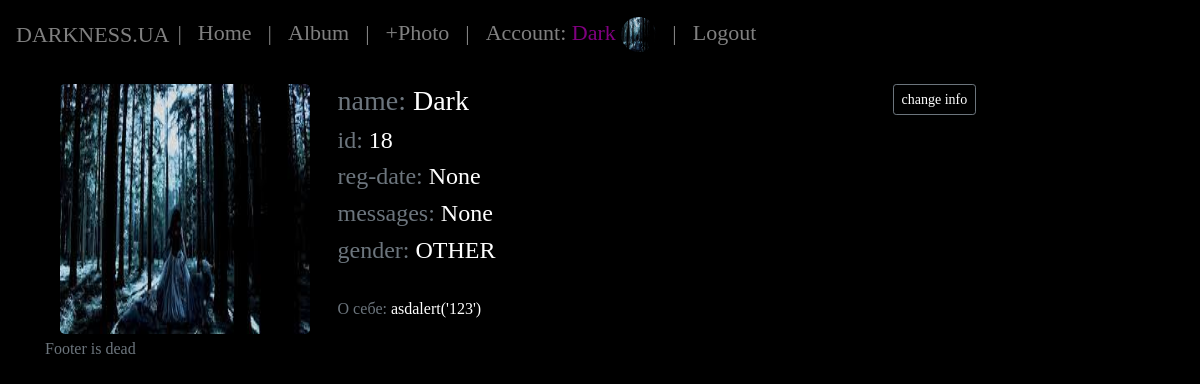
The page /dark/user/18 (signed in) on the database its author committed.
### main/models.py (models this page shows, shortened)
class User(models.Model):
    name = models.CharField(max_length=100, default='')
    email = models.CharField(max_length=100, default='')
    password = models.CharField(max_length=100, default='')
    profile_photo = models.ImageField(upload_to='user/images', blank=True)
    gender_choices = (
        ('MALE', 'Male'),
        ('FEMALE', 'Female'),
        ('OTHER', 'Other'),
    )
    gender = models.CharField(max_length=6, choices=gender_choices, default='MALE')
    messages_count = models.IntegerField(null=True, blank=True)
    registration_date = models.DateField(null=True, blank=True)
    title = models.CharField(max_length=150, null=True, blank=True)
    text_color_chices = (
        ('lime', 'lime'),
        ('crimson', 'crimson'),
        ('cyan', 'cyan'),
    )
    text_color = models.CharField(max_length=20, choices=text_color_chices, default='crimson')

### main/views.py (the view)
# urls.py: path('user/<int:id>', UserDetail.as_view(), name='user_profile'),
class UserDetail(CommonContextMixin, DetailView):
    template_name = 'main/user_profile.html'
    model = User
    context_object_name = 'user_profile'
    def get_object(self, queryset=None):
        id = self.kwargs.get('id', 0)
        return get_object_or_404(User, id=id)

### main/views.py (called while the page is built)
    def get_common_data(self, request, **kwargs):
        context = kwargs
        new_photos = Image.objects.order_by('-pub_date')[:6]
        new_videos = Video.objects.order_by('-pub_date')[:5]
        messages = Message.objects.order_by('-pub_date')
        context['new_photos'] = new_photos
        context['new_videos'] = new_videos
        context['messages'] = messages
        context['timeformat'] = time.strftime
        context['user_id'] = request.session.get('user_id', 0)
        context['user_name'] = request.session.get('user_name', '')
        context['is_authorizate'] = request.session.get('is_authorizate', False)
        if context['user_id']:
            context['avatar'] = User.objects.get(id=context['user_id']).profile_photo
        return context

    def get_context_data(self, **kwargs):
        context = super().get_context_data(**kwargs)
        common = self.get_common_data(self.request, **kwargs)
        return dict(list(context.items()) + list(common.items()))

### main/templates/main/user_profile.html (shortened to what this page needs)
{% extends "main/base.html" %}
{% block body %}
    <div class="container">
        <div class="row">
            <div class="col-3">
                {% if user_profile.profile_photo %}
                <img id="avatar" width="250px" height="250px" src="{{ user_profile.profile_photo.url }}">
                {% else %}
                 <div class="bg-dark" style="width: 250px; height: 250px" src=""></div>
                {% endif %}
            </div>
            <div class="col-6">
                <h3 class="text-white"><span class="text-muted">name:</span> {{ user_profile.name }}</h3>
                 <h4 class="text-white"><span class="text-muted">id:</span> {{ user_profile.id }}</h4>
                 <h4 class="text-white"><span class="text-muted">reg-date:</span> {{ user_profile.registration_date }}</h4>
                 <h4 class="text-white"><span class="text-muted">messages:</span> {{ user_profile.messages_count }}</h4>
                <h4 class="text-white"><span class="text-muted">gender:</span> {{ user_profile.gender }}</h4>
                    <br>
                <p><span class="text-muted">О себе:</span> {{ user_profile.title }}</p>
            </div>
            <div class="col-3">
                {% if is_authorizate%}
                <a class="btn text-white btn-sm btn-outline-secondary" href="{% url 'update_profile' user_profile.id %}">
                    change info
                </a>
                {% endif %}
            </div>
        </div>
    </div>
{% endblock %}

### main/templates/main/base.html (shortened to what this page needs)
<!DOCTYPE html>
<html lang="en">
<head>
    <link rel="stylesheet" href="https://cdn.jsdelivr.net/npm/bootstrap@4.3.1/dist/css/bootstrap.min.css">
</head>
<body class="darkback">
    {% load static %}
    <header class="darkback" style="font-size: 22px;">
      <nav class="darkback navbar navbar-expand-md navbar-dark fixed-top ">
        <a  href="{% url 'home' %}">DARKNESS.UA</a>
       <div class="collapse navbar-collapse" id="navbarCollapse">
          <ul class="navbar-nav mr-auto">
                <li class="nav-item">
            <a class="nav-link">|</a>
            </li>
            <li class="nav-item">
              <a class="nav-link" href="{% url 'home'  %}">Home <span class="sr-only">(current)</span></a>
            </li>
               <li class="nav-item">
            <a class="nav-link">|</a>
            </li>
            <li class="nav-item">
              <a class="nav-link" href="{% url 'album/list' 1 %}">Album</a>
            </li>
              {% if is_authorizate %}
               <li class="nav-item">
                <a class="nav-link">|</a>
                </li>
            <li class="nav-item">
                <a class="nav-link" href="{% url 'add_photo' %}">
                    +Photo
                </a>
            </li>
              {% endif %}
            <li class="nav-item">
            <a class="nav-link">|</a>
            </li>
              {% if is_authorizate %}
               <li class="nav-item">
                <span class="nav-link"> Account:
                    <a style="color: purple;" href="{% url 'user_profile' user_id %}">{{ user_name }}</a>
                    {% if avatar %}
                        {% if avatar.url %}
                             <img style="border-radius: 50%;" src="{{ avatar.url }}" width="35px" height="35px">
                        {% endif %}
                    {% endif %}
                </span>
               </li>
                <li class="nav-item">
                <a class="nav-link">|</a>
                </li>
             <li class="nav-item">
                <a class="nav-link" href="{% url 'logout' %}">
                    Logout
                </a>
              </li>
              {% endif %}
          </ul>
        </div>
      </nav>
    </header>
    <br>
    <main style="margin-top: 60px;" role="main" class="container">
      {% block body %} {% endblock %}
    </main>
    <footer class="footer">
      <div class="container">
        <span class="text-muted">Footer is dead</span>
      </div>
    </footer>
</body>
</html>

### main/templates/main/base.html (style rules this page uses)
body { background-image: url(https://w0.peakpx.com/wallpaper/260/23/HD-wallpaper-depressive-forest-forest-depressive-dark-grey-black-night.jpg); color: white; background-repeat: repeat-x; background-attachment: fixed, fixed; background-size: Contain; width: 100%; background-position: center center; }
.darkback { background-color: black; }
* { font-family: Times New Roman }
a { color: grey; text-decoration: none; transition: 0.6s linear; }
#avatar { border-radius: 5px; cursor: pointer; transition: 0.3s; }

### rows shown on the page
User: name "Dark", profile_photo (picture), id "18", registration_date "None", messages_count "None", gender "OTHER", title "asdalert('123')"
